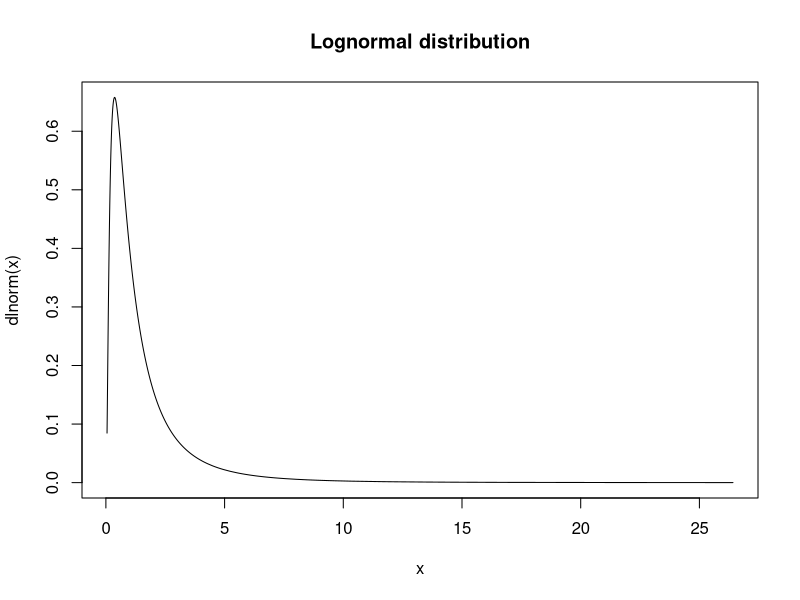

Source code (R):
#meanlog=0,sdlog=1 are the default values for the parameters
x<-rlnorm(1000)
x<-sort(x)
plot(x,dlnorm(x),main = 'Lognormal distribution',type = 'l')